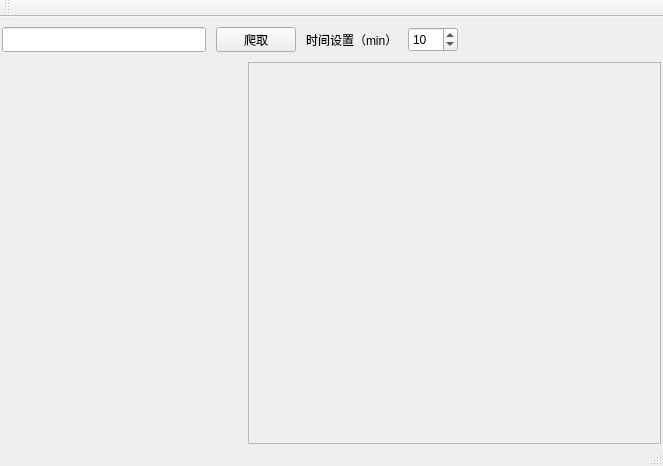
<?xml version="1.0" encoding="UTF-8"?>
<ui version="4.0">
 <class>MainWindow</class>
 <widget class="QMainWindow" name="MainWindow">
  <property name="geometry">
   <rect>
    <x>0</x>
    <y>0</y>
    <width>663</width>
    <height>466</height>
   </rect>
  </property>
  <property name="windowTitle">
   <string>MainWindow</string>
  </property>
  <widget class="QWidget" name="centralWidget">
   <layout class="QVBoxLayout" name="verticalLayout" stretch="1,15">
    <property name="spacing">
     <number>0</number>
    </property>
    <property name="leftMargin">
     <number>2</number>
    </property>
    <property name="topMargin">
     <number>0</number>
    </property>
    <property name="rightMargin">
     <number>2</number>
    </property>
    <property name="bottomMargin">
     <number>0</number>
    </property>
    <item>
     <layout class="QHBoxLayout" name="horizontalLayout">
      <property name="spacing">
       <number>10</number>
      </property>
      <property name="topMargin">
       <number>10</number>
      </property>
      <property name="bottomMargin">
       <number>10</number>
      </property>
      <item>
       <widget class="QLineEdit" name="SearchEdit">
        <property name="minimumSize">
         <size>
          <width>0</width>
          <height>25</height>
         </size>
        </property>
       </widget>
      </item>
      <item>
       <widget class="QPushButton" name="SpiderButton">
        <property name="minimumSize">
         <size>
          <width>0</width>
          <height>25</height>
         </size>
        </property>
        <property name="text">
         <string>爬取</string>
        </property>
       </widget>
      </item>
      <item>
       <widget class="QLabel" name="label">
        <property name="minimumSize">
         <size>
          <width>0</width>
          <height>25</height>
         </size>
        </property>
        <property name="text">
         <string>时间设置（min）</string>
        </property>
       </widget>
      </item>
      <item>
       <widget class="QSpinBox" name="TimeBox">
        <property name="enabled">
         <bool>true</bool>
        </property>
        <property name="sizePolicy">
         <sizepolicy hsizetype="Minimum" vsizetype="Fixed">
          <horstretch>0</horstretch>
          <verstretch>0</verstretch>
         </sizepolicy>
        </property>
        <property name="minimumSize">
         <size>
          <width>50</width>
          <height>25</height>
         </size>
        </property>
        <property name="value">
         <number>10</number>
        </property>
       </widget>
      </item>
      <item>
       <spacer name="horizontalSpacer">
        <property name="orientation">
         <enum>Qt::Horizontal</enum>
        </property>
        <property name="sizeHint" stdset="0">
         <size>
          <width>40</width>
          <height>20</height>
         </size>
        </property>
       </spacer>
      </item>
     </layout>
    </item>
    <item>
     <layout class="QHBoxLayout" name="horizontalLayout_2">
      <item>
       <widget class="QWidget" name="FirstWidget" native="true">
        <property name="minimumSize">
         <size>
          <width>240</width>
          <height>0</height>
         </size>
        </property>
        <property name="maximumSize">
         <size>
          <width>240</width>
          <height>16777215</height>
         </size>
        </property>
       </widget>
      </item>
      <item>
       <widget class="QWidget" name="SecordWidget" native="true">
        <layout class="QHBoxLayout" name="horizontalLayout_3">
         <property name="spacing">
          <number>0</number>
         </property>
         <property name="leftMargin">
          <number>0</number>
         </property>
         <property name="topMargin">
          <number>0</number>
         </property>
         <property name="rightMargin">
          <number>0</number>
         </property>
         <property name="bottomMargin">
          <number>0</number>
         </property>
         <item>
          <widget class="QScrollArea" name="scrollArea">
           <property name="widgetResizable">
            <bool>true</bool>
           </property>
           <widget class="QWidget" name="scrollAreaWidgetContents">
            <property name="geometry">
             <rect>
              <x>0</x>
              <y>0</y>
              <width>409</width>
              <height>360</height>
             </rect>
            </property>
            <layout class="QHBoxLayout" name="horizontalLayout_4"/>
           </widget>
          </widget>
         </item>
        </layout>
       </widget>
      </item>
     </layout>
    </item>
   </layout>
  </widget>
  <widget class="QMenuBar" name="menuBar">
   <property name="geometry">
    <rect>
     <x>0</x>
     <y>0</y>
     <width>663</width>
     <height>23</height>
    </rect>
   </property>
  </widget>
  <widget class="QToolBar" name="mainToolBar">
   <attribute name="toolBarArea">
    <enum>TopToolBarArea</enum>
   </attribute>
   <attribute name="toolBarBreak">
    <bool>false</bool>
   </attribute>
  </widget>
  <widget class="QStatusBar" name="statusBar"/>
 </widget>
 <layoutdefault spacing="6" margin="11"/>
 <resources/>
 <connections/>
</ui>
